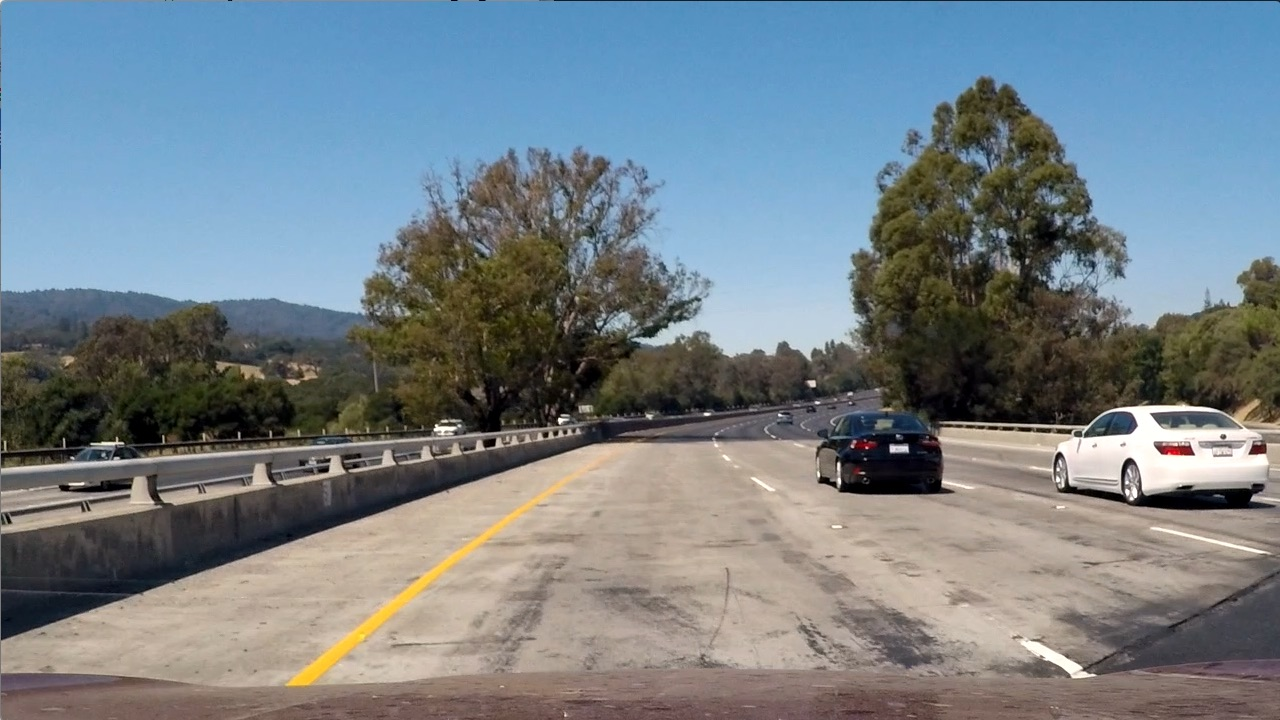
#> input picture test_images/test1.jpg, 1280 x 720 px
$ python perspective_utils.py
#> lines starting #> are read from the running program, lines starting #| are printed output that depends on the picture
#> further down, RGB is the input picture: shape (720, 1280, 3); mean R, G, B 117.5, 128.7, 135.5
from args import *

def birds_eye(img):
    #gray = cv2.cvtColor(img, cv2.COLOR_RGB2GRAY)
    img_size = (img.shape[1], img.shape[0])
#> img_size = (1280, 720)
    width , height = img_size
#> width = 1280; height = 720
    src = np.float32([[220, 700],
                    [600, 460],
                    [750, 460],
                    [1180, 700]])
    dst = np.float32([[220, 700],
                    [220, 0],
                    [1180, 0],
                    [1180, 700]])
    M = cv2.getPerspectiveTransform(src, dst)
    warped_img = cv2.warpPerspective(img, M, (img_size))
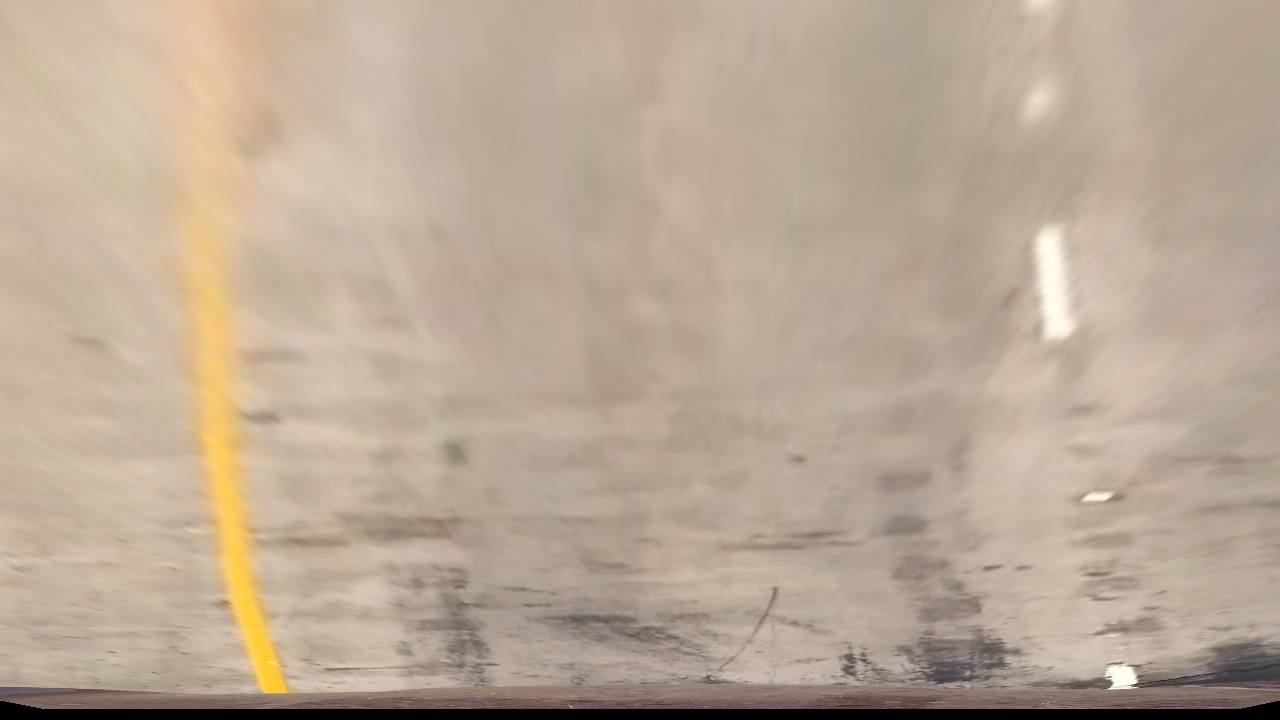
#> warped_img: shape (720, 1280, 3); mean R, G, B 186, 168.3, 150.5
    return warped_img, M


if __name__ == '__main__':
    RGB = mpimg.imread(data_dir + '/test_images/test1.jpg')
    beye, M = birds_eye(RGB)
#> M = [[-0.684, -1.61, 1129.2], [-3.85e-16, -2, 918.4], [-2.09e-19, -0.00241, 1]]

    # Visualization
    f, (ax1, ax2) = plt.subplots(1, 2, figsize=(10,8))
    ax1.imshow(RGB)
    ax1.set_title('Original Image', fontsize=10)
    ax2.imshow(beye)
    ax2.set_title("Bird's eye Image", fontsize=10)
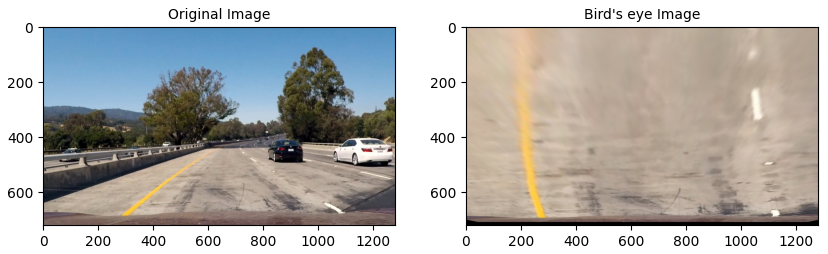
#> figure drawn by matplotlib, 2 panels

$ run again, with test_images/test2.jpg copied over test_images/test1.jpg
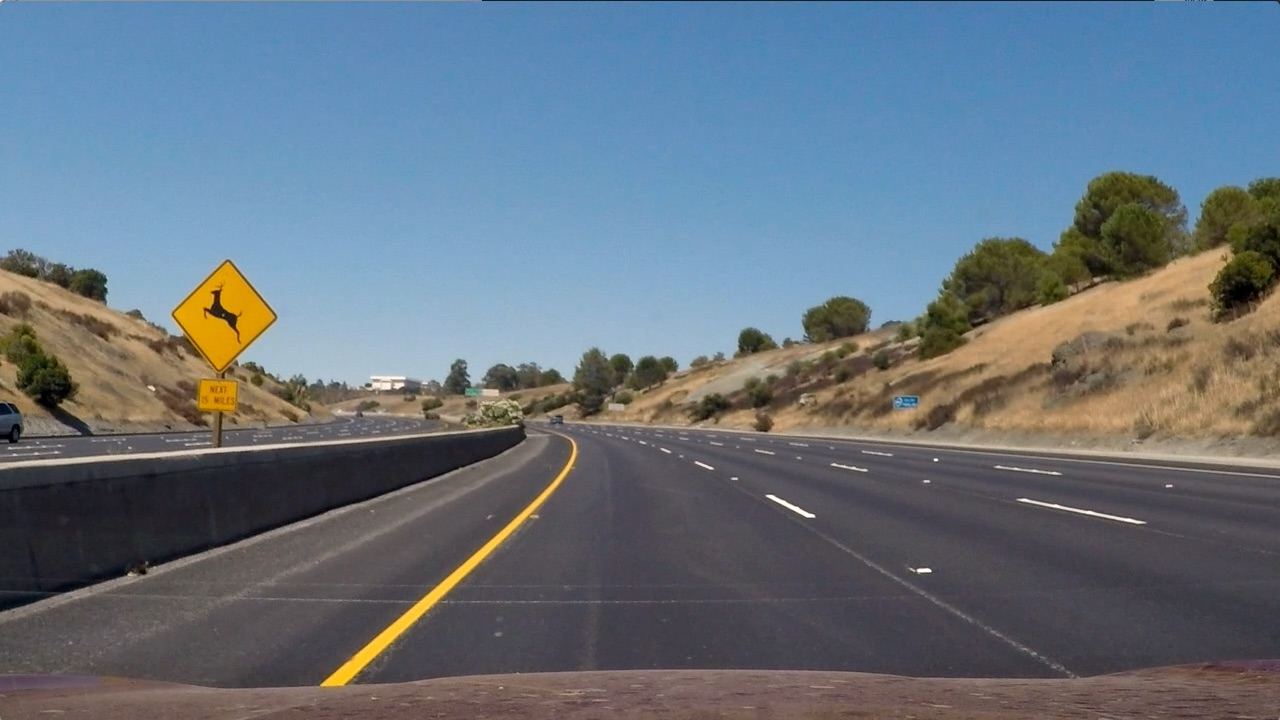
#> input picture test_images/test2.jpg, 1280 x 720 px
#> RGB is the input picture: shape (720, 1280, 3); mean R, G, B 102.8, 114.6, 125.5
#> in birds_eye, `warped_img = cv2.warpPerspective(img, M, (img_size))`:
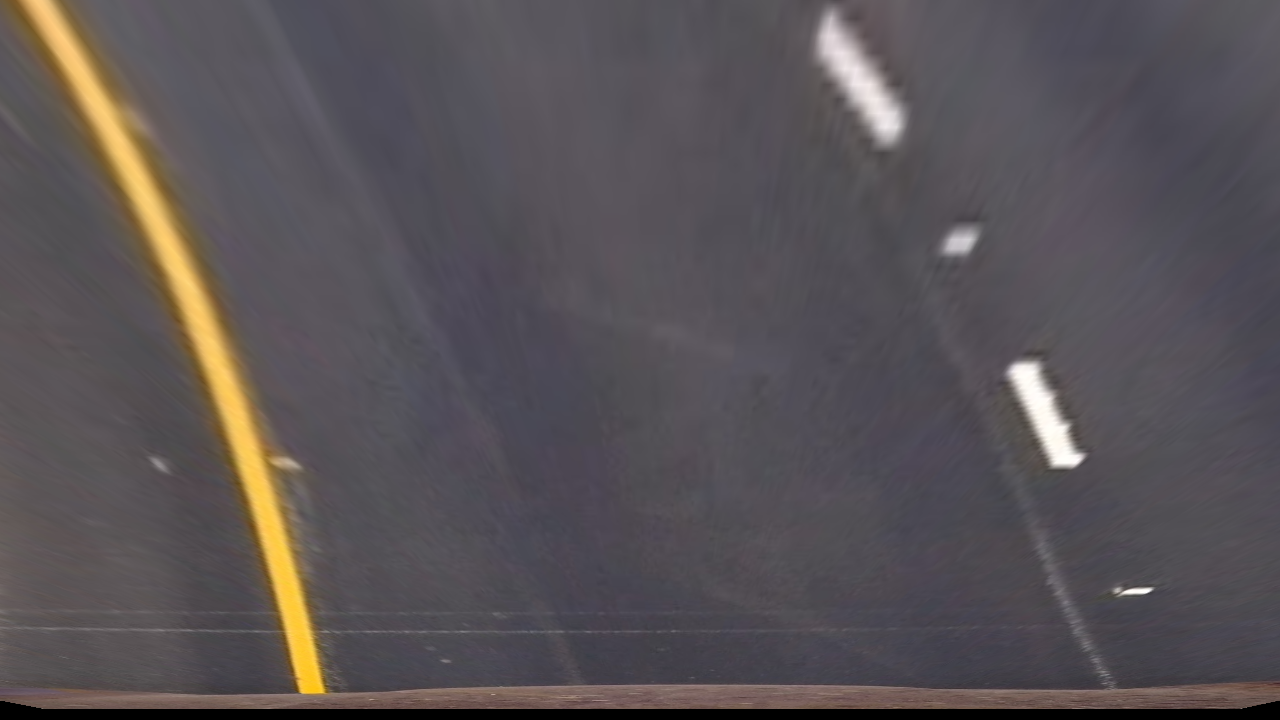
#> warped_img: shape (720, 1280, 3); mean R, G, B 88.6, 82.9, 85.7
#> M = [[-0.684, -1.61, 1129.2], [-3.85e-16, -2, 918.4], [-2.09e-19, -0.00241, 1]]
#> `ax2.set_title("Bird's eye Image", fontsize=10)`:
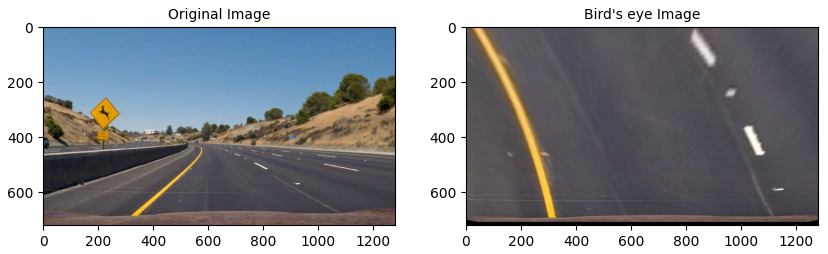
#> figure drawn by matplotlib, 2 panels

$ run again, with test_images/test3.jpg copied over test_images/test1.jpg
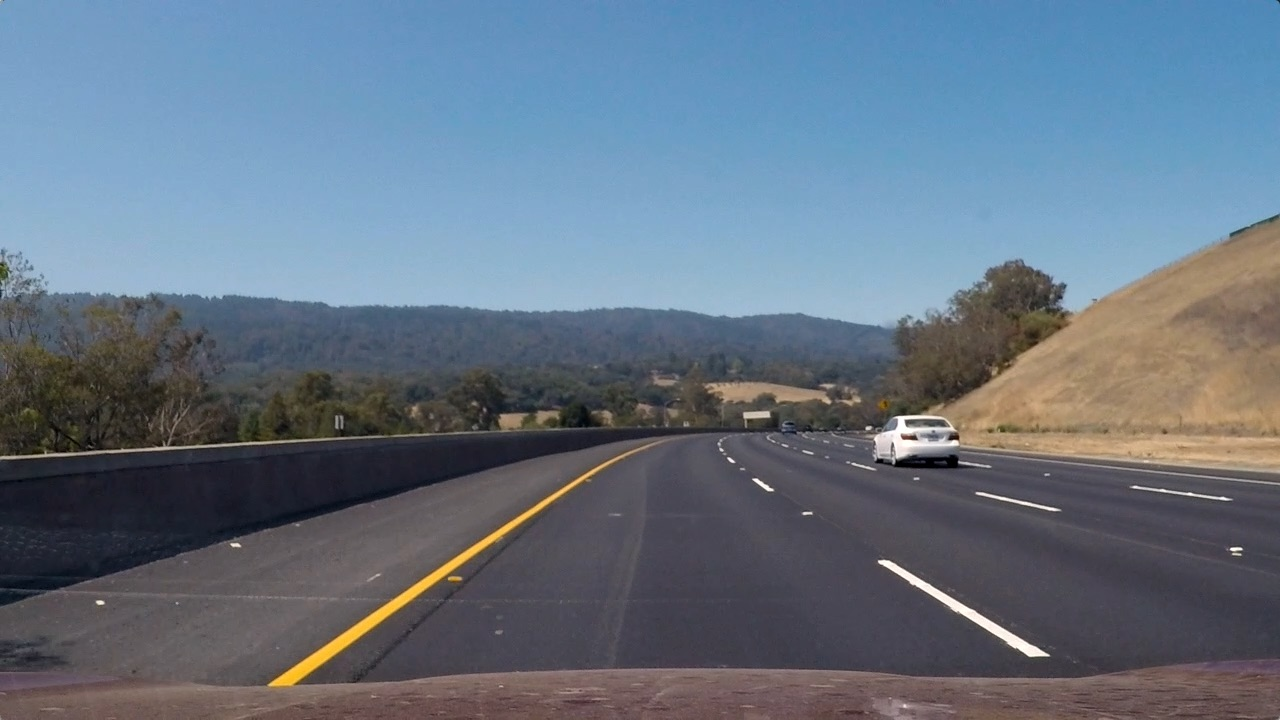
#> input picture test_images/test3.jpg, 1280 x 720 px
#> RGB is the input picture: shape (720, 1280, 3); mean R, G, B 101.1, 115.3, 130.7
#> in birds_eye, `warped_img = cv2.warpPerspective(img, M, (img_size))`:
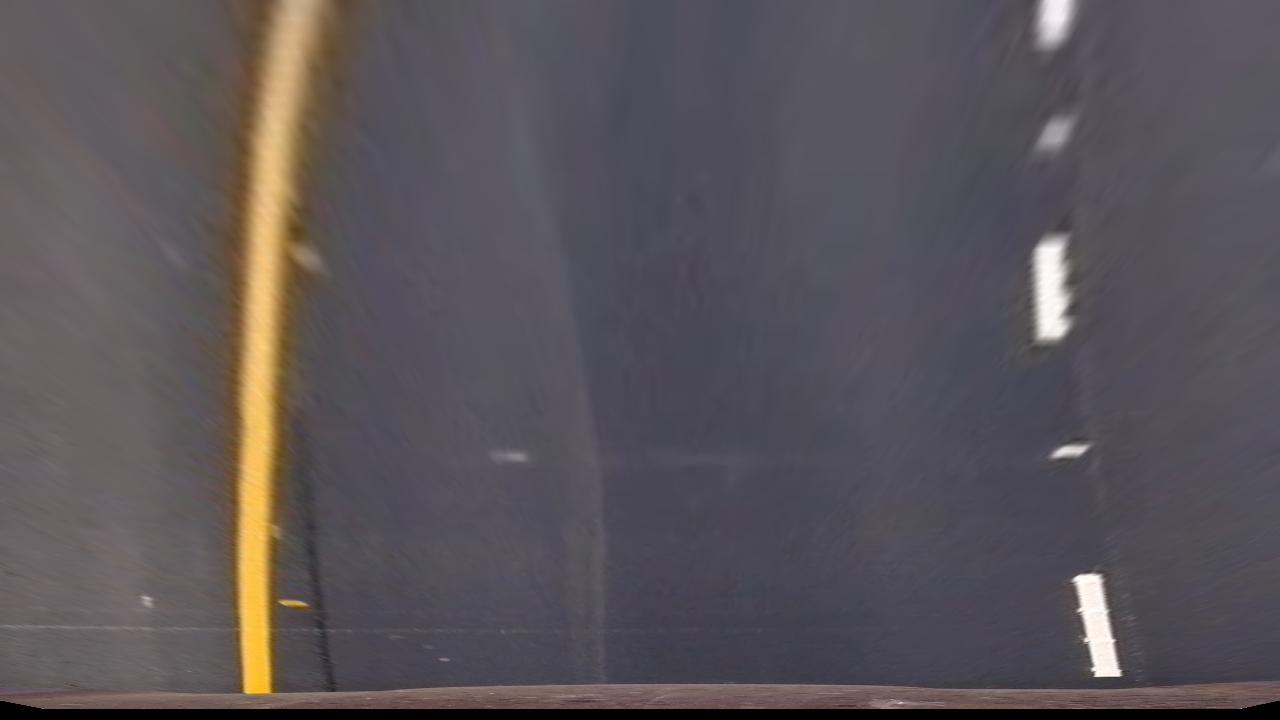
#> warped_img: shape (720, 1280, 3); mean R, G, B 89.7, 84.2, 88.5
#> M = [[-0.684, -1.61, 1129.2], [-3.85e-16, -2, 918.4], [-2.09e-19, -0.00241, 1]]
#> `ax2.set_title("Bird's eye Image", fontsize=10)`:
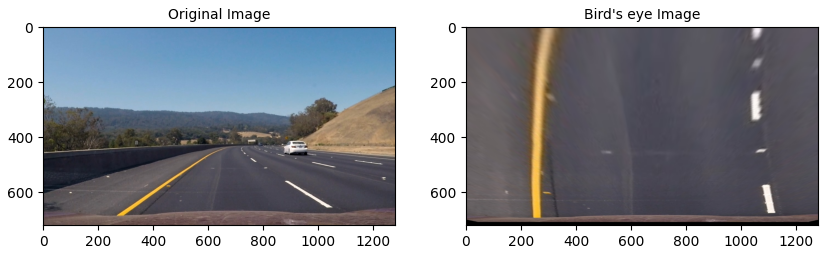
#> figure drawn by matplotlib, 2 panels

$ run again, with test_images/test4.jpg copied over test_images/test1.jpg
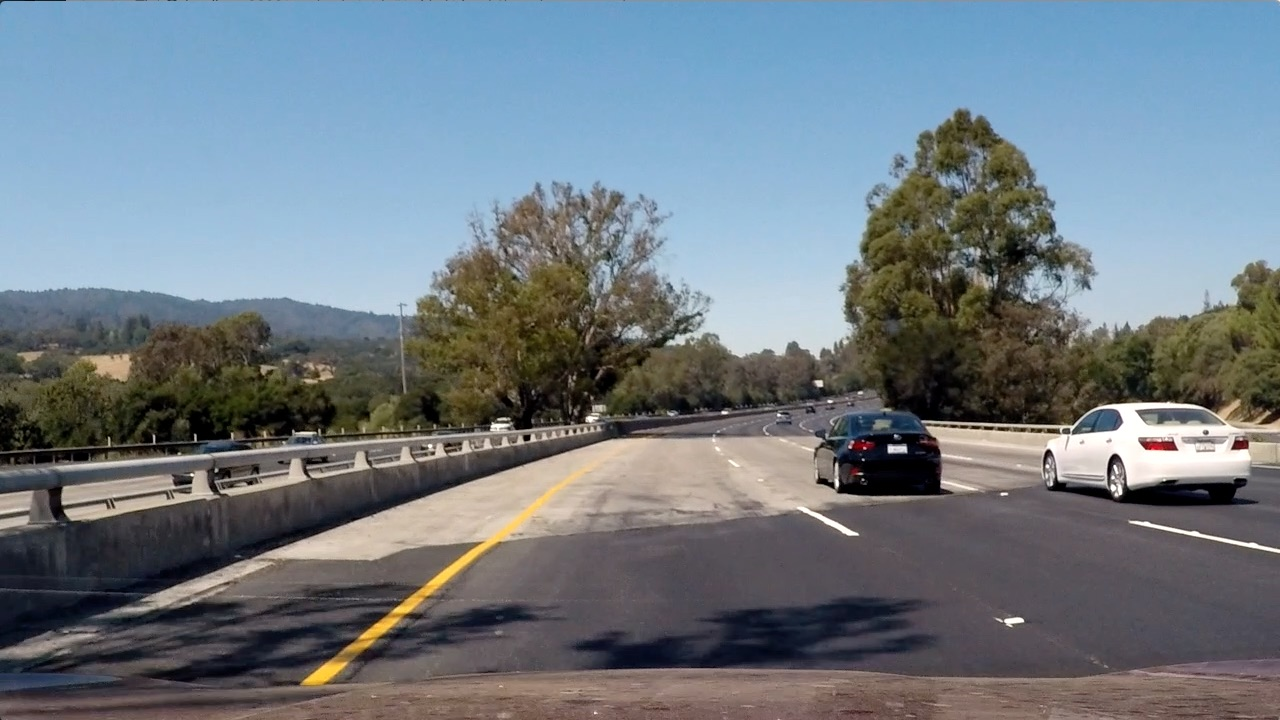
#> input picture test_images/test4.jpg, 1280 x 720 px
#> RGB is the input picture: shape (720, 1280, 3); mean R, G, B 112.2, 122.7, 130.9
#> in birds_eye, `warped_img = cv2.warpPerspective(img, M, (img_size))`:
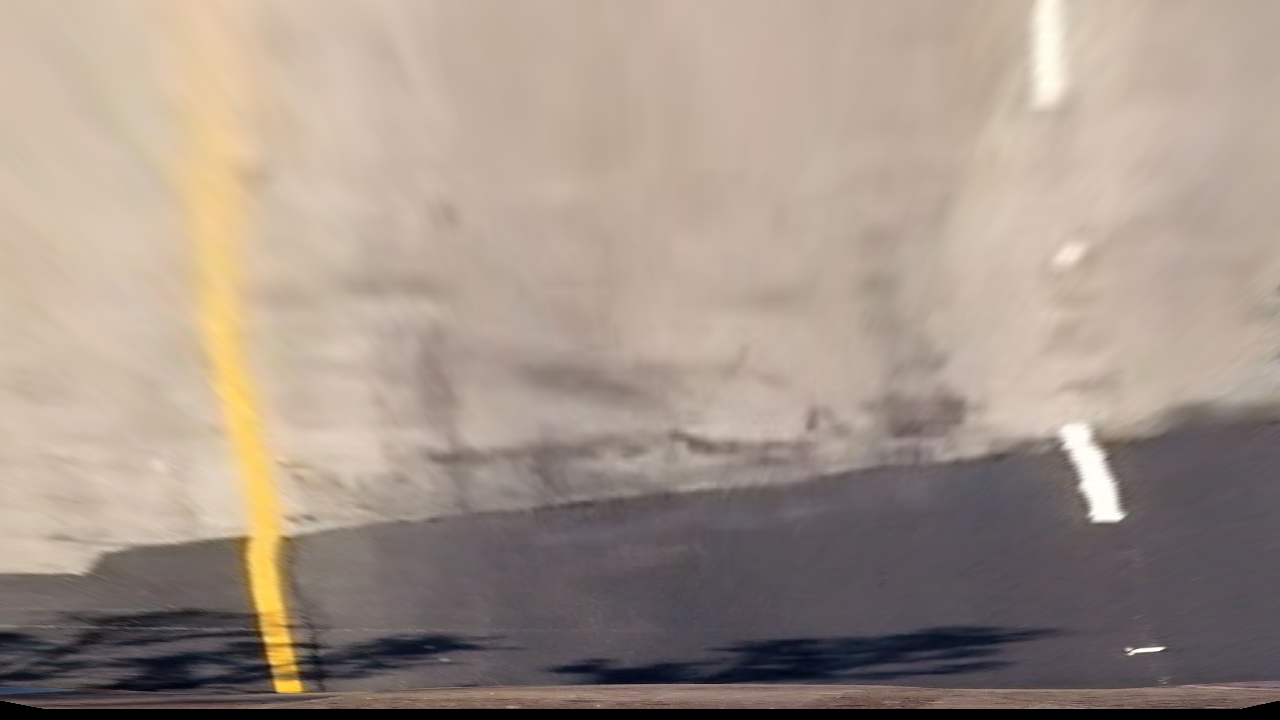
#> warped_img: shape (720, 1280, 3); mean R, G, B 162.8, 148, 136.6
#> M = [[-0.684, -1.61, 1129.2], [-3.85e-16, -2, 918.4], [-2.09e-19, -0.00241, 1]]
#> `ax2.set_title("Bird's eye Image", fontsize=10)`:
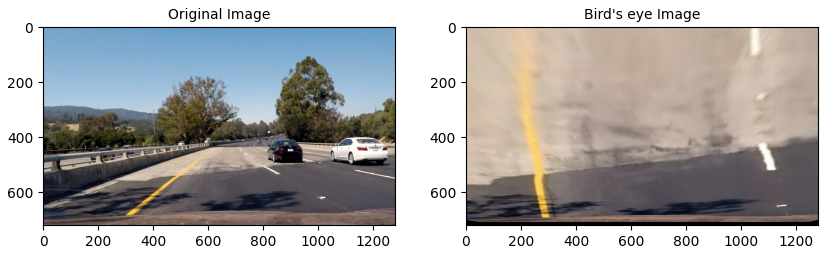
#> figure drawn by matplotlib, 2 panels
